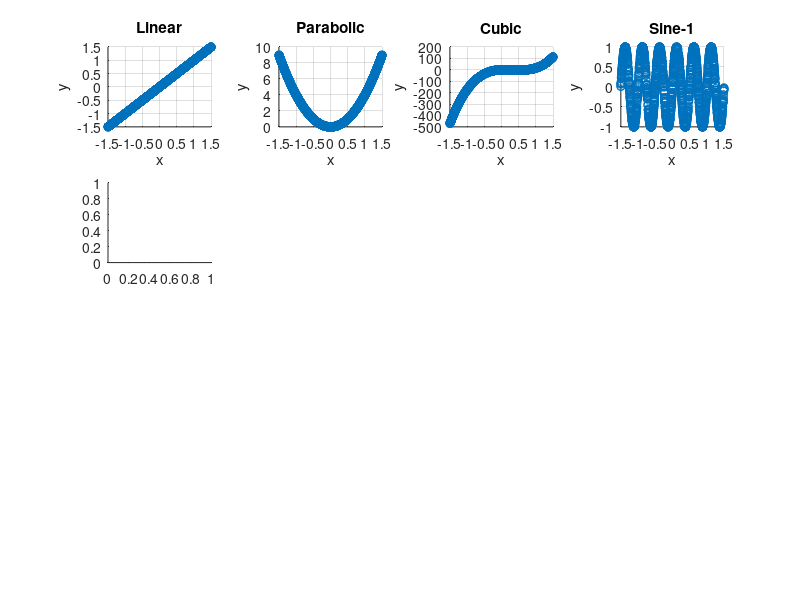

The MATLAB source for this figure: (Note: this script raises an error after producing the figure.)
M = 2000;
x = rand(M,1)*3-1.5;
% x = rand(M,1);

y1 = x;
y2 = 4*(x-0).^2;
y3 = 128*(x-1/3).^3-48*(x-1/3).^3-12*(x-1/3);
y4 = sin(4*pi*x);
y5 = sin(4*pi*x).*exp(-x);
y6 = sin(2*pi*(x + x.^2));
% y7=(2*binornd(1,0.5,M,1)-1) .* (sqrt(1 - (2*x - 1).^2));
% y8 = (x > 0.5);
y7 = 4*(x-.3).^2;
y8 = (x > 0.5);

figure;
subplot(4,4,1); scatter(x,y1); grid on; title('Linear'); xlabel('x'); ylabel('y');
subplot(4,4,2); scatter(x,y2); grid on; title('Parabolic'); xlabel('x'); ylabel('y');
subplot(4,4,3); scatter(x,y3); grid on; title('Cubic'); xlabel('x'); ylabel('y');
subplot(4,4,4); scatter(x,y4); grid on; title('Sine-1'); xlabel('x'); ylabel('y');
subplot(4,4,5); scatter(pobs(x)*(M+1)/M,pobs(y1)*(M+1)/M, 'r'); grid on; xlabel('u'); ylabel('v');
subplot(4,4,6); scatter(pobs(x)*(M+1)/M,pobs(y2)*(M+1)/M, 'r'); grid on; xlabel('u'); ylabel('v');
subplot(4,4,7); scatter(pobs(x)*(M+1)/M,pobs(y3)*(M+1)/M, 'r'); grid on; xlabel('u'); ylabel('v');
subplot(4,4,8); scatter(pobs(x)*(M+1)/M,pobs(y4)*(M+1)/M, 'r'); grid on; xlabel('u'); ylabel('v');
subplot(4,4,9); scatter(x,y5); grid on; title('Damped Sinusoid'); xlabel('x'); ylabel('y');
subplot(4,4,13); scatter(pobs(x)*(M+1)/M,pobs(y5)*(M+1)/M, 'r'); grid on; xlabel('u'); ylabel('v');
subplot(4,4,10); scatter(x,y6); grid on; title('Chirp'); xlabel('x'); ylabel('y');
subplot(4,4,14); scatter(pobs(x)*(M+1)/M,pobs(y6)*(M+1)/M, 'r'); grid on; xlabel('u'); ylabel('v');
subplot(4,4,11); scatter(x,y7); grid on; title('Parabolic Skewed'); xlabel('x'); ylabel('y');
subplot(4,4,15); scatter(pobs(x)*(M+1)/M,pobs(y7)*(M+1)/M, 'r'); grid on; xlabel('u'); ylabel('v');
subplot(4,4,12); scatter(x,y8); grid on; title('Step'); xlabel('x'); ylabel('y');
subplot(4,4,16); scatter(pobs(x)*(M+1)/M,pobs(y8)*(M+1)/M, 'r'); grid on; xlabel('u'); ylabel('v');

%% Make a plot to explain the proof better (functional w/ no constant sections)

M = 2000;
x = rand(M,1)*3-1;
y = 4*(x).^2;

figure;
subplot(2,1,1); scatter(x,y); grid on; xlabel('x'); ylabel('y');
subplot(2,1,2); scatter(pobs(x)*(M+1)/M, pobs(y)*(M+1)/M, 'r'); 
grid on; xlabel('F_X(x)'); ylabel('F_Y(y)');

%% Make a plot to explain the proof better (functional w/ constant sections)

M = 2000;
x = rand(M,1)*3-1;
y = 4*(x).^2.*(x<=1.5) + 4*(1.5).^2.*(x>1.5);

figure;
subplot(2,1,1); scatter(x,y); grid on; title('Skewed Parabola'); xlabel('x'); ylabel('y');
subplot(2,1,2); scatter(pobs(x)*(M+1)/M, pobs(y)*(M+1)/M, 'r'); 
grid on; xlabel('u'); ylabel('v'); title('F_Y(y) vs. F_X(x)');

%% 
figure;
x = rand(M,1)*10;
y1 = exp(x);
y2 = y1 + randn(M,1)*0.5;
y3 = 0.25*x;
y4 = y3 + randn(M,1)*0.5;

tau1 = corr(x,y1,'type','kendall');
tau2 = corr(x,y2,'type','kendall');
tau3 = corr(x,y3,'type','kendall');
tau4 = corr(x,y4,'type','kendall');

srho1 = corr(x,y1,'type','spearman');
srho2 = corr(x,y2,'type','spearman');
srho3 = corr(x,y3,'type','spearman');
srho4 = corr(x,y4,'type','spearman');


subplot(2,4,1); scatter(x,y1); grid on; 
title(sprintf('Exponential - \\tau=%0.02f \\rho_s=%0.02f',tau1,srho1)); xlabel('x'); ylabel('y');

subplot(2,4,2); scatter(x,y2); grid on; 
title(sprintf('Noisy Exponential - \\tau=%0.02f \\rho_s=%0.02f',tau1,srho1)); xlabel('x'); ylabel('y');

subplot(2,4,3); scatter(x,y3); grid on; 
title(sprintf('Linear - \\tau=%0.02f \\rho_s=%0.02f',tau1,srho1)); xlabel('x'); ylabel('y');

subplot(2,4,4); scatter(x,y4); grid on; 
title(sprintf('Noisy Linear - \\tau=%0.02f \\rho_s=%0.02f',tau1,srho1)); xlabel('x'); ylabel('y');

subplot(2,4,5); scatter(pobs(x)*(M+1)/M,pobs(y1)*(M+1)/M); grid on; xlabel('u'); ylabel('v');
subplot(2,4,6); scatter(pobs(x)*(M+1)/M,pobs(y2)*(M+1)/M); grid on; xlabel('u'); ylabel('v');
subplot(2,4,7); scatter(pobs(x)*(M+1)/M,pobs(y3)*(M+1)/M); grid on; xlabel('u'); ylabel('v');
subplot(2,4,8); scatter(pobs(x)*(M+1)/M,pobs(y4)*(M+1)/M); grid on; xlabel('u'); ylabel('v');
